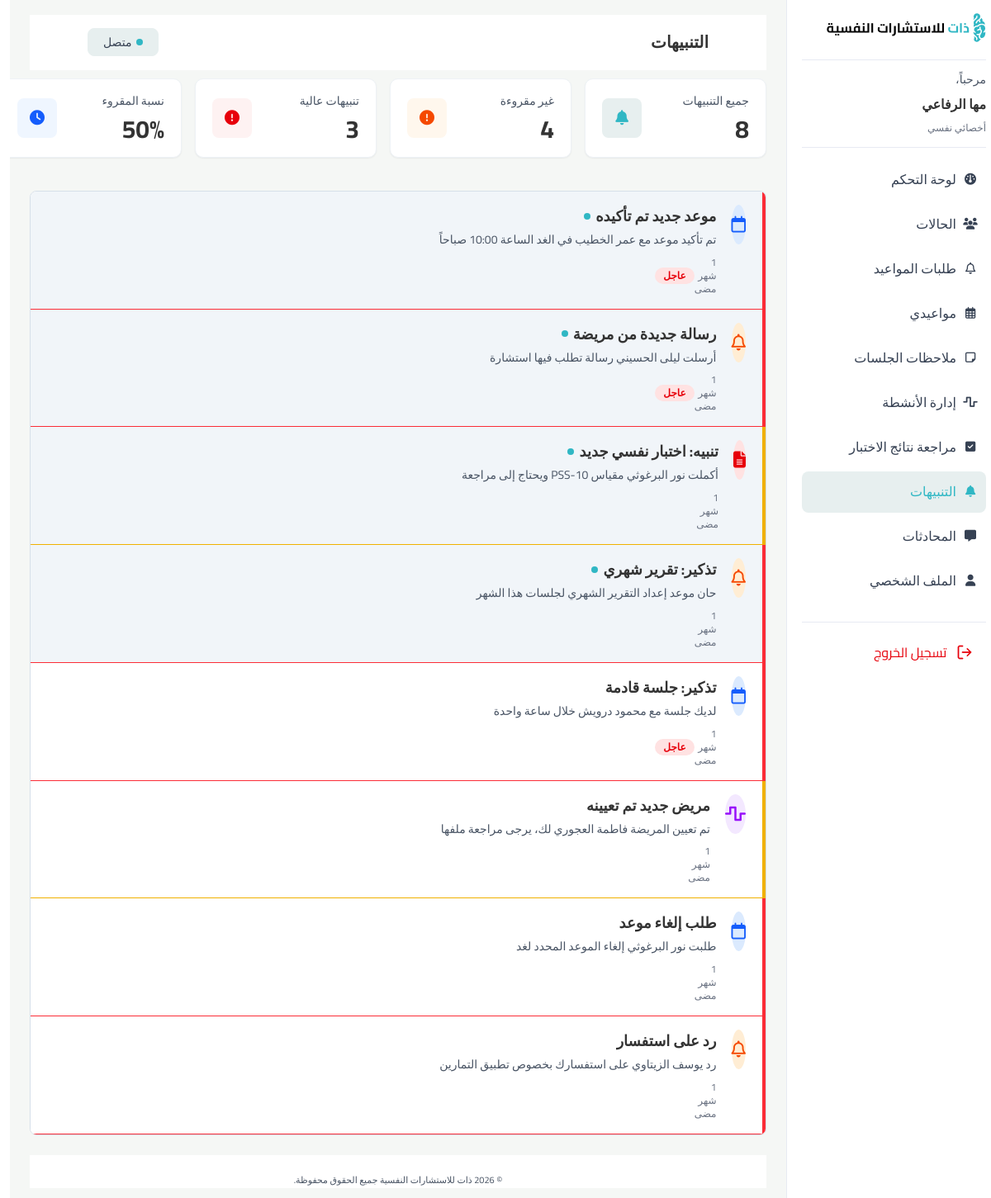
Screenshot of /Therapist/therapist/bell-page/index.php (signed in) with the database file from the repository.
### tables this page shows
CREATE TABLE `notifications` (
  `notification_id` int(11) NOT NULL,
  `user_id` int(11) DEFAULT NULL,
  `title` varchar(200) NOT NULL,
  `body` text NOT NULL,
  `type` enum('GENERAL','APPOINTMENT_REMINDER','MESSAGE','AD','SESSION_CONFIRMATION','ALERT','ACTIVITY_ASSIGNED','ASSESSMENT_READY','APPOINTMENT','ACTIVITY_REMINDER') NOT NULL DEFAULT 'GENERAL',
  `priority` varchar(10) NOT NULL DEFAULT 'NORMAL' CHECK (`priority` in ('LOW','NORMAL','URGENT')),
  `is_read` tinyint(1) NOT NULL DEFAULT 0,
  `created_at` datetime NOT NULL DEFAULT current_timestamp()
);

### Therapist/therapist/bell-page/index.php (the view, shortened to what this page needs)
<?php
require_once __DIR__ . '/../../connection.php';
$user_id = $_SESSION['user_id'];
$stmt = $conn->prepare("
    SELECT
        COUNT(*)                                           AS total,
        SUM(CASE WHEN is_read = 0 THEN 1 ELSE 0 END)       AS unread,
        SUM(CASE WHEN priority = 'URGENT' THEN 1 ELSE 0 END) AS urgent,
        SUM(CASE WHEN is_read = 1 THEN 1 ELSE 0 END)       AS read_count
    FROM notifications
    WHERE user_id = ?
");
$stmt->bind_param("i", $user_id);
$stmt->execute();
$stats = $stmt->get_result()->fetch_assoc();
$total_n   = (int)($stats['total']      ?? 0);
$unread_n  = (int)($stats['unread']     ?? 0);
$urgent_n  = (int)($stats['urgent']     ?? 0);
$read_n    = (int)($stats['read_count'] ?? 0);
$read_pct  = $total_n > 0 ? round(($read_n / $total_n) * 100) : 0;
$stmt = $conn->prepare("
    SELECT notification_id, title, body, type, priority, is_read, created_at
    FROM notifications
    WHERE user_id = ?
    ORDER BY is_read ASC, created_at DESC
");
$stmt->bind_param("i", $user_id);
$stmt->execute();
$res = $stmt->get_result();
$notifications = [];
while ($row = $res->fetch_assoc()) {
  $notifications[] = $row;
}
$typeMeta = [
  'GENERAL'              => ['class' => 'reminder',     'icon' => 'fa-regular fa-bell'],
  'APPOINTMENT'          => ['class' => 'appointment',  'icon' => 'fa-regular fa-calendar-plus'],
  'APPOINTMENT_REMINDER' => ['class' => 'appointment',  'icon' => 'fa-regular fa-calendar'],
  'SESSION_CONFIRMATION' => ['class' => 'appointment',  'icon' => 'fa-regular fa-calendar-check'],
  'ALERT'                => ['class' => 'test-alert',   'icon' => 'fa-solid fa-circle-exclamation'],
  'ACTIVITY_ASSIGNED'    => ['class' => 'new-patient',  'icon' => 'fa-solid fa-wave-square'],
  'ASSESSMENT_READY'     => ['class' => 'test-alert',   'icon' => 'fa-solid fa-file-lines'],
];
function timeAgo($datetime)
{
  $now  = new DateTime();
  $past = new DateTime($datetime);
  $diff = $now->diff($past);
  if ($diff->m > 0) return 'منذ ' . $diff->m . ' شهر';
  return 'منذ قليل';
}
?>
<!DOCTYPE html>
<html lang="ar" dir="rtl">
<head>
  <link rel="stylesheet" href="https://cdnjs.cloudflare.com/ajax/libs/font-awesome/6.5.1/css/all.min.css" />
  <link rel="stylesheet" href="../thirapist.css">
  <link rel="stylesheet" href="../total.css" />
  <link rel="stylesheet" href="style.css" />
</head>
<body>
  <div class="app">
    <?php include "../layouts/sidebar.php"; ?>
    <main class="main">
      <header class="main-header">
        <h1 class="page-title">التنبيهات</h1>
        <button class="status-btn">
          <span class="status-dot"></span>
          متصل
        </button>
      </header>
      <section class="stats-row">
        <div class="stat-card">
          <div class="stat-info">
            <div class="stat-label">جميع التنبيهات</div>
            <div class="stat-value"><?= $total_n ?></div>
          </div>
          <div class="stat-icon-teal"><i class="fa-solid fa-bell"></i></div>
        </div>
        <div class="stat-card">
          <div class="stat-info">
            <div class="stat-label">غير مقروءة</div>
            <div class="stat-value"><?= $unread_n ?></div>
          </div>
          <div class="stat-icon-orange"><i class="fa-solid fa-exclamation-circle"></i></div>
        </div>
        <div class="stat-card">
          <div class="stat-info">
            <div class="stat-label">تنبيهات عالية</div>
            <div class="stat-value"><?= $urgent_n ?></div>
          </div>
          <div class="stat-icon-red"><i class="fa-solid fa-exclamation-circle"></i></div>
        </div>
        <div class="stat-card">
          <div class="stat-info">
            <div class="stat-label">نسبة المقروء</div>
            <div class="stat-value"><?= $read_pct ?>%</div>
          </div>
          <div class="stat-icon-blue"><i class="fa-solid fa-clock-four"></i></div>
        </div>
      </section>
      <section class="notifications-section" dir="rtl">
        <div class="notifications">
          <?php if (empty($notifications)): ?>
            <p class="no-notifs">لا توجد تنبيهات</p>
            <?php else: foreach ($notifications as $n):
              $meta = $typeMeta[$n['type']] ?? $typeMeta['GENERAL'];
            ?>
              <div class="notification <?= $meta['class'] ?><?= $n['is_read'] ? ' read' : '' ?>" data-id="<?= $n['notification_id'] ?>">
                <div class="notif-icon">
                  <i class="<?= $meta['icon'] ?>"></i>
                </div>
                <div class="notif-content">
                  <div class="notif-title-row">
                    <span class="notif-title"><?= htmlspecialchars($n['title']) ?></span>
                    <?php if (!$n['is_read']): ?>
                      <span class="status-dot"></span>
                    <?php endif; ?>
                  </div>
                  <p class="notif-text"><?= nl2br(htmlspecialchars($n['body'])) ?></p>
                  <div class="notif-meta">
                    <span class="notif-time relative-time" data-timestamp="<?= $n['created_at'] ?>"><?= timeAgo($n['created_at']) ?></span>
                    <?php if ($n['priority'] === 'URGENT'): ?>
                      <span class="badge badge-urgent">عاجل</span>
                    <?php endif; ?>
                  </div>
                </div>
              </div>
          <?php endforeach;
          endif; ?>
        </div>
      </section>
      <?php include "../layouts/footer.php"; ?>
    </main>
  </div>
</body>
</html>

### Therapist/therapist/thirapist.css (style rules this page uses)
.app { display: flex; min-height: 100vh; }
.main { flex: 1; padding: 18px 24px 12px; display: flex; flex-direction: column; width: auto; height: auto; min-width: 0; background-color: #F5F7F5; }
.main-header { display: flex; align-items: center; justify-content: space-between; margin-bottom: 14px; padding: 20px 15px ; background-color:#FFFFFF ; }
.page-title { margin: 0; font-size: 20px; font-weight: 700; color: #333333; text-align: right; vertical-align: middle; line-height: 28px; }
.status-btn { display: inline-flex; align-items: center; gap: 6px; padding: 6px 18px; border-radius: 8px; border: 1px solid#E7EFEF; background:#E7EFEF; color:#364153; font-size: 14px; font-weight: 400; line-height: 20px; }
.status-dot { width: 8px; height: 8px; border-radius: 50%; background: #00C950; }

### Therapist/therapist/total.css (style rules this page uses)
*, *::before, *::after { box-sizing: border-box; margin: 0; padding: 0; }
body { margin: 0; font-family: 'Cairo', system-ui, -apple-system, BlinkMacSystemFont, 'Segoe UI', sans-serif; direction: rtl; background-color: #ffffff; color:#4A5565; }
.main-header { background-color: #ffffff; border-bottom: 1px solid #ffffff; height: 67px; width: 1512; padding: 0 70px; display: flex; align-items: center; justify-content: space-between; margin-bottom: 10px; }

### rows the page displays
notifications: title "موعد جديد تم تأكيده", is_read 0 (drawn), body "تم تأكيد موعد مع عمر الخطيب في الغد الساعة 10:00 صباحاً", priority "عاجل"
notifications: title "رسالة جديدة من مريضة", is_read 0 (drawn), body "أرسلت ليلى الحسيني رسالة تطلب فيها استشارة", priority "عاجل"
notifications: title "تنبيه: اختبار نفسي جديد", is_read 0 (drawn), body "أكملت نور البرغوثي مقياس PSS-10 ويحتاج إلى مراجعة"
notifications: title "تذكير: تقرير شهري", is_read 0 (drawn), body "حان موعد إعداد التقرير الشهري لجلسات هذا الشهر"
notifications: title "تذكير: جلسة قادمة", body "لديك جلسة مع محمود درويش خلال ساعة واحدة", priority "عاجل"
notifications: title "مريض جديد تم تعيينه", body "تم تعيين المريضة فاطمة العجوري لك، يرجى مراجعة ملفها"
notifications: title "طلب إلغاء موعد", body "طلبت نور البرغوثي إلغاء الموعد المحدد لغد"
notifications: title "رد على استفسار", body "رد يوسف الزيتاوي على استفسارك بخصوص تطبيق التمارين"

### other values shown
$_SESSION['user_name'] "مها الرفاعي"
$total_n "8"
$unread_n "4"
$urgent_n "3"
$read_pct "50"
